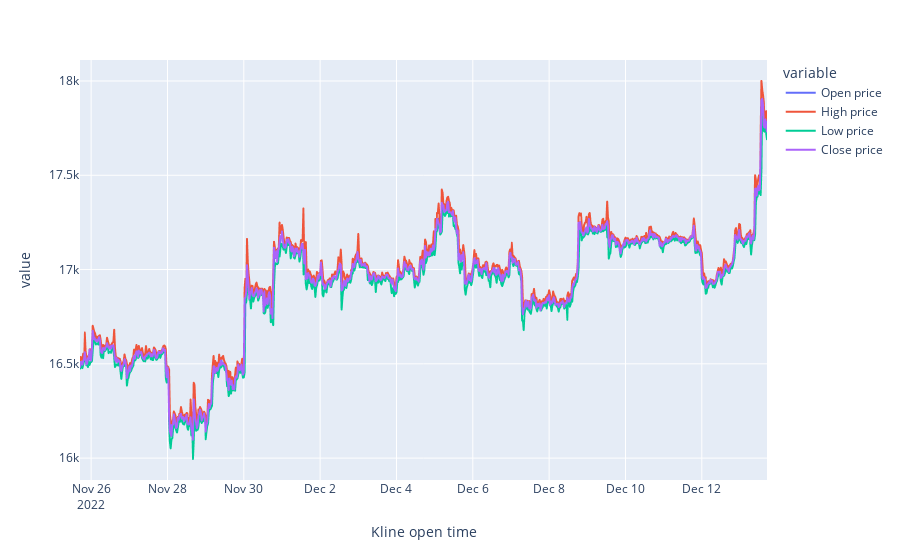

Write notebook code for a chart like this one.
### Code cell
fig = px.line(price_and_time_df, x=price_and_time_df.index, y=["Open price", "High price", "Low price", "Close price"])
fig.show()

### Figure 1 — Plotly figure (JSON) as saved in the notebook; plotly's stock layout.template omitted (floating-point values rounded to 4 significant figures; data arrays with more than 128 entries replaced by an {"elided": "..."} marker saying what was removed)
{"data": [{"hovertemplate": "variable=Open price<br>Kline open time=%{x}<br>value=%{y}<extra></extra>", "legendgroup": "Open price", "line": {"color": "#636efa", "dash": "solid"}, "marker": {"symbol": "circle"}, "mode": "lines", "name": "Open price", "showlegend": true, "type": "scattergl", "x": {"elided": "865 str values"}, "xaxis": "x", "y": {"elided": "865 float values"}, "yaxis": "y"}, {"hovertemplate": "variable=High price<br>Kline open time=%{x}<br>value=%{y}<extra></extra>", "legendgroup": "High price", "line": {"color": "#EF553B", "dash": "solid"}, "marker": {"symbol": "circle"}, "mode": "lines", "name": "High price", "showlegend": true, "type": "scattergl", "x": {"elided": "865 str values"}, "xaxis": "x", "y": {"elided": "865 float values"}, "yaxis": "y"}, {"hovertemplate": "variable=Low price<br>Kline open time=%{x}<br>value=%{y}<extra></extra>", "legendgroup": "Low price", "line": {"color": "#00cc96", "dash": "solid"}, "marker": {"symbol": "circle"}, "mode": "lines", "name": "Low price", "showlegend": true, "type": "scattergl", "x": {"elided": "865 str values"}, "xaxis": "x", "y": {"elided": "865 float values"}, "yaxis": "y"}, {"hovertemplate": "variable=Close price<br>Kline open time=%{x}<br>value=%{y}<extra></extra>", "legendgroup": "Close price", "line": {"color": "#ab63fa", "dash": "solid"}, "marker": {"symbol": "circle"}, "mode": "lines", "name": "Close price", "showlegend": true, "type": "scattergl", "x": {"elided": "865 str values"}, "xaxis": "x", "y": {"elided": "865 float values"}, "yaxis": "y"}], "layout": {"autosize": true, "legend": {"title": {"text": "variable"}, "tracegroupgap": 0}, "margin": {"t": 60}, "xaxis": {"anchor": "y", "autorange": true, "domain": [0, 1], "range": ["2022-11-25 17:00", "2022-12-13 17:00"], "title": {"text": "Kline open time"}, "type": "date"}, "yaxis": {"anchor": "x", "autorange": true, "domain": [0, 1], "range": [15880.0, 18110.0], "title": {"text": "value"}, "type": "linear"}}}
